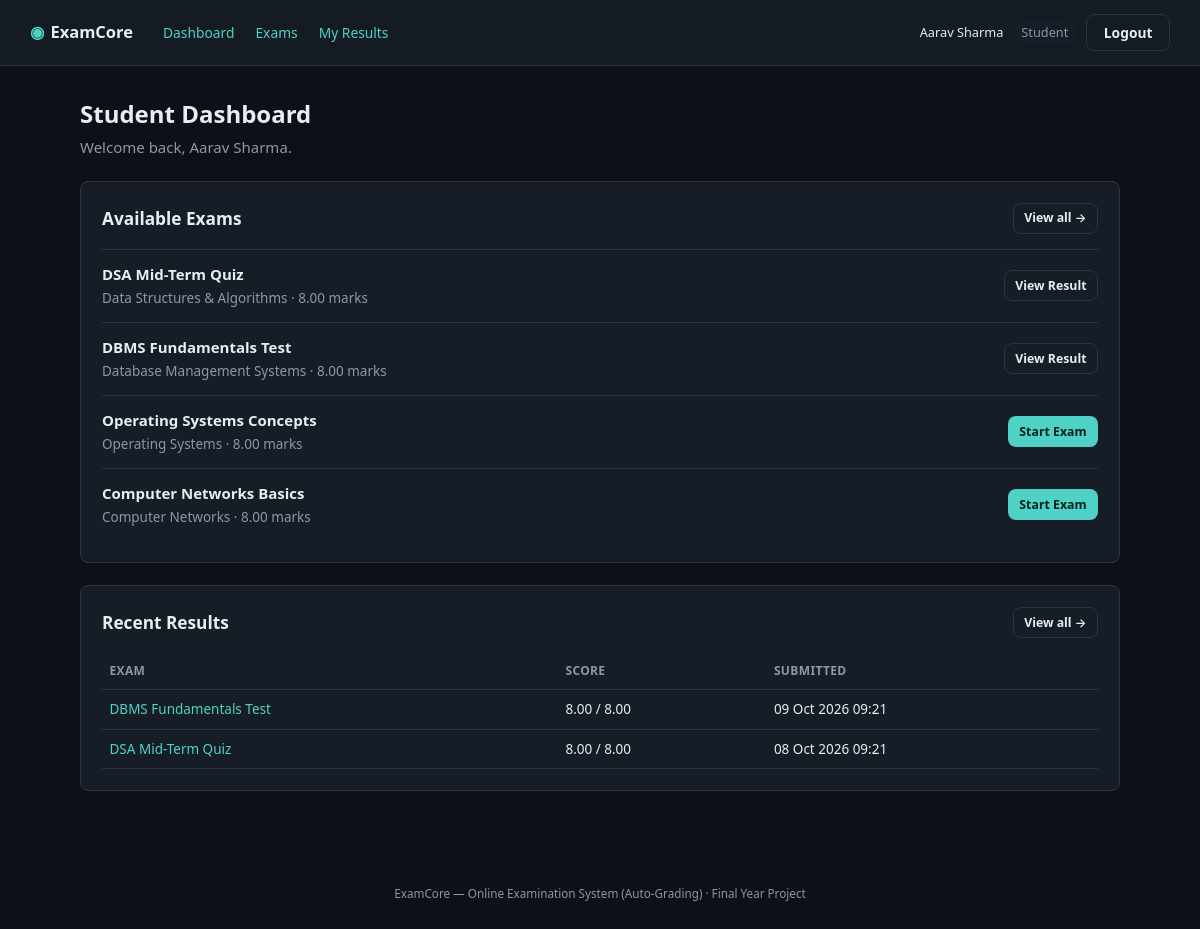
/index.php?route=student/dashboard (signed in), run on the app's committed database.
### tables this page shows
CREATE TABLE exams (
    id                INT AUTO_INCREMENT PRIMARY KEY,
    subject_id        INT NOT NULL,
    examiner_id       INT NOT NULL,
    title             VARCHAR(150) NOT NULL,
    description       TEXT NULL,
    duration_minutes  INT NOT NULL,
    negative_marking  DECIMAL(4,2) NOT NULL DEFAULT 0.00,
    shuffle_questions TINYINT(1) NOT NULL DEFAULT 0,
    status            ENUM('draft','published') NOT NULL DEFAULT 'draft',
    start_at          DATETIME NOT NULL,
    end_at            DATETIME NOT NULL,
    created_at        TIMESTAMP NOT NULL DEFAULT CURRENT_TIMESTAMP,
    FOREIGN KEY (subject_id) REFERENCES subjects(id) ON DELETE CASCADE,
    FOREIGN KEY (examiner_id) REFERENCES users(id) ON DELETE CASCADE
);

CREATE TABLE subjects (
    id            INT AUTO_INCREMENT PRIMARY KEY,
    name          VARCHAR(100) NOT NULL,
    description   TEXT NULL,
    created_by    INT NULL,
    created_at    TIMESTAMP NOT NULL DEFAULT CURRENT_TIMESTAMP,
    FOREIGN KEY (created_by) REFERENCES users(id) ON DELETE SET NULL
);

CREATE TABLE exam_attempts (
    id                INT AUTO_INCREMENT PRIMARY KEY,
    exam_id           INT NOT NULL,
    student_id        INT NOT NULL,
    started_at        DATETIME NOT NULL,
    submitted_at      DATETIME NULL,
    status            ENUM('in_progress','submitted','auto_submitted','disqualified') NOT NULL DEFAULT 'in_progress',
    score             DECIMAL(6,2) NULL,
    total_marks       DECIMAL(6,2) NULL,
    violation_count   INT NOT NULL DEFAULT 0,
    UNIQUE KEY uniq_exam_student (exam_id, student_id),
    FOREIGN KEY (exam_id) REFERENCES exams(id) ON DELETE CASCADE,
    FOREIGN KEY (student_id) REFERENCES users(id) ON DELETE CASCADE
);

### app/controllers/StudentController.php (called while the page is built, shortened)
<?php
require_once __DIR__ . '/../../core/Auth.php';
require_once __DIR__ . '/../models/Exam.php';
require_once __DIR__ . '/../models/Enrollment.php';
require_once __DIR__ . '/../models/ExamAttempt.php';
class StudentController
{
    public function dashboard(): void
    {
        $subjectIds = Enrollment::subjectIdsForStudent(Auth::id());
        $exams = $this->availableExams($subjectIds);
        $history = array_slice(ExamAttempt::allByStudentWithExam(Auth::id()), 0, 5);
        $pageTitle = 'Student Dashboard';
        require __DIR__ . '/../views/student/dashboard.php';
    }
    private function availableExams(array $subjectIds): array
    {
        $exams = Exam::publishedForSubjects($subjectIds);
        $studentId = Auth::id();
        foreach ($exams as &$exam) {
            $attempt = ExamAttempt::findForStudentExam($exam['id'], $studentId);
        }
        return $exams;
    }
}

### public/index.php (called while the page is built, shortened)
<?php
require_once __DIR__ . '/../core/helpers.php';
require_once __DIR__ . '/../core/Database.php';
require_once __DIR__ . '/../core/Auth.php';
require_once __DIR__ . '/../app/controllers/StudentController.php';
$router = new Router();
$router->get('login', fn() => (new AuthController())->showLogin());
$router->post('login', fn() => (new AuthController())->login());
$router->post('logout', fn() => (new AuthController())->logout());
$router->get('admin/dashboard', fn() => (new AdminController())->dashboard());
$router->get('admin/subjects', fn() => (new AdminController())->subjects());
$router->post('admin/subjects/store', fn() => (new AdminController())->subjectStore());
$router->post('admin/subjects/update', fn() => (new AdminController())->subjectUpdate());
$router->post('admin/subjects/delete', fn() => (new AdminController())->subjectDelete());
$router->get('admin/examiners', fn() => (new AdminController())->examiners());
$router->post('admin/examiners/store', fn() => (new AdminController())->examinerStore());
$router->post('admin/examiners/status', fn() => (new AdminController())->examinerToggleStatus());
$router->get('admin/students', fn() => (new AdminController())->students());
$router->post('admin/students/store', fn() => (new AdminController())->studentStore());
$router->post('admin/students/status', fn() => (new AdminController())->studentToggleStatus());
$router->get('admin/exams', fn() => (new AdminController())->exams());
$router->get('admin/analytics', fn() => (new AdminController())->analytics());
$router->get('examiner/dashboard', fn() => (new ExaminerController())->dashboard());
$router->get('examiner/exams', fn() => (new ExaminerController())->exams());
$router->get('examiner/exams/create', fn() => (new ExaminerController())->examCreateForm());
$router->post('examiner/exams/store', fn() => (new ExaminerController())->examStore());
$router->get('examiner/exams/edit', fn() => (new ExaminerController())->examEditForm());
$router->post('examiner/exams/update', fn() => (new ExaminerController())->examUpdate());
$router->post('examiner/exams/delete', fn() => (new ExaminerController())->examDelete());
$router->post('examiner/exams/publish', fn() => (new ExaminerController())->examPublishToggle());
$router->get('examiner/questions', fn() => (new ExaminerController())->questions());
$router->post('examiner/questions/store', fn() => (new ExaminerController())->questionStore());
$router->post('examiner/questions/update', fn() => (new ExaminerController())->questionUpdate());
$router->post('examiner/questions/delete', fn() => (new ExaminerController())->questionDelete());
$router->get('examiner/results', fn() => (new ExaminerController())->results());
$router->get('examiner/analytics', fn() => (new ExaminerController())->analytics());
$router->get('student/dashboard', fn() => (new StudentController())->dashboard());
$router->get('student/exams', fn() => (new StudentController())->exams());
$router->get('student/exam/start', fn() => (new StudentController())->examStart());
$router->get('student/exam/attempt', fn() => (new StudentController())->examAttempt());
$router->post('student/exam/autosave', fn() => (new StudentController())->autosave());
$router->post('student/exam/violation', fn() => (new StudentController())->violation());
$router->post('student/exam/submit', fn() => (new StudentController())->submit());
$router->get('student/results', fn() => (new StudentController())->results());
$router->get('student/results/view', fn() => (new StudentController())->resultView());
$route = $_GET['route'] ?? '';
$router->dispatch($_SERVER['REQUEST_METHOD'], $route);

### core/Router.php (called while the page is built, shortened)
<?php
class Router
{
    private array $routes = ['GET' => [], 'POST' => []];
    public function get(string $route, callable $handler): void
    {
        $this->routes['GET'][$route] = $handler;
    }
    public function post(string $route, callable $handler): void
    {
        $this->routes['POST'][$route] = $handler;
    }
    public function dispatch(string $method, string $route): void
    {
        $handler = $this->routes[$method][$route] ?? null;
        try {
            $handler();
        } catch (Throwable $e) {
            error_log($e->getMessage());
            http_response_code(500);
            require __DIR__ . '/../app/views/errors/500.php';
        }
    }
}

### core/helpers.php (called while the page is built, shortened)
<?php
function e(?string $value): string
{
    return htmlspecialchars($value ?? '', ENT_QUOTES, 'UTF-8');
}

### core/Auth.php (called while the page is built, shortened)
<?php
require_once __DIR__ . '/Database.php';
class Auth
{
    public static function id(): ?int
    {
        return $_SESSION['user_id'] ?? null;
    }
    public static function name(): ?string
    {
        return $_SESSION['user_name'] ?? null;
    }
}

### config/database.php (called while the page is built)
<?php
return [
    'host'     => '127.0.0.1',
    'port'     => 3306,
    'database' => 'online_examination_system',
    'username' => 'root',
    'password' => '',
    'charset'  => 'utf8mb4',
];

### core/Database.php (called while the page is built)
<?php
class Database
{
    private static ?PDO $instance = null;
    public static function connect(): PDO
    {
        if (self::$instance === null) {
            $config = require __DIR__ . '/../config/database.php';
            $dsn = sprintf(
                'mysql:host=%s;port=%d;dbname=%s;charset=%s',
                $config['host'],
                $config['port'],
                $config['database'],
                $config['charset']
            );
            self::$instance = new PDO($dsn, $config['username'], $config['password'], [
                PDO::ATTR_ERRMODE            => PDO::ERRMODE_EXCEPTION,
                PDO::ATTR_DEFAULT_FETCH_MODE => PDO::FETCH_ASSOC,
                PDO::ATTR_EMULATE_PREPARES   => false,
            ]);
        }
        return self::$instance;
    }
}

### app/models/Enrollment.php (called while the page is built, shortened)
<?php
require_once __DIR__ . '/../../core/Database.php';
class Enrollment
{
    public static function subjectIdsForStudent(int $studentId): array
    {
        $stmt = Database::connect()->prepare('SELECT subject_id FROM student_subjects WHERE student_id = ?');
        $stmt->execute([$studentId]);
        return array_map('intval', $stmt->fetchAll(PDO::FETCH_COLUMN));
    }
}

### app/models/Exam.php (called while the page is built, shortened)
<?php
require_once __DIR__ . '/../../core/Database.php';
class Exam
{
    public static function publishedForSubjects(array $subjectIds): array
    {
        $placeholders = implode(',', array_fill(0, count($subjectIds), '?'));
        $stmt = Database::connect()->prepare(
            "SELECT e.*, s.name AS subject_name,
                    (SELECT COALESCE(SUM(q.marks),0) FROM questions q WHERE q.exam_id = e.id) AS total_marks
             FROM exams e
             JOIN subjects s ON s.id = e.subject_id
             JOIN users u ON u.id = e.examiner_id
             WHERE e.status = 'published' AND u.status = 'active' AND e.subject_id IN ($placeholders)
             ORDER BY e.start_at"
        );
        $stmt->execute($subjectIds);
        return $stmt->fetchAll();
    }
}

### app/models/ExamAttempt.php (called while the page is built, shortened)
<?php
require_once __DIR__ . '/../../core/Database.php';
class ExamAttempt
{
    public static function findForStudentExam(int $examId, int $studentId): ?array
    {
        $stmt = Database::connect()->prepare('SELECT * FROM exam_attempts WHERE exam_id = ? AND student_id = ?');
        $stmt->execute([$examId, $studentId]);
        return $stmt->fetch() ?: null;
    }
    public static function allByStudentWithExam(int $studentId): array
    {
        $stmt = Database::connect()->prepare(
            'SELECT a.*, e.title AS exam_title, s.name AS subject_name
             FROM exam_attempts a
             JOIN exams e ON e.id = a.exam_id
             JOIN subjects s ON s.id = e.subject_id
             WHERE a.student_id = ?
             ORDER BY a.started_at DESC'
        );
        $stmt->execute([$studentId]);
        return $stmt->fetchAll();
    }
}

### app/views/student/_exam_row.php (the view)
<?php
$now = time();
$notOpenYet = strtotime($exam['start_at']) > $now;
$alreadyClosed = strtotime($exam['end_at']) < $now;
?>
<div class="exam-row">
    <div class="exam-row-main">
        <strong><?= e($exam['title']) ?></strong>
        <span class="muted"><?= e($exam['subject_name']) ?> &middot; <?= e((string)$exam['total_marks']) ?> marks</span>
    </div>
    <div class="exam-row-action">
        <?php if ($exam['attempt_status'] === 'in_progress'): ?>
            <a class="btn btn-primary btn-sm" href="/index.php?route=student/exam/start&exam_id=<?= (int)$exam['id'] ?>">Resume</a>
        <?php elseif ($exam['attempt_status'] === 'submitted' || $exam['attempt_status'] === 'auto_submitted'): ?>
            <a class="btn btn-ghost btn-sm" href="/index.php?route=student/results/view&attempt_id=<?= (int)$exam['attempt_id'] ?>">View Result</a>
        <?php elseif ($notOpenYet): ?>
            <span class="badge badge-draft">Opens <?= e(date('d M H:i', strtotime($exam['start_at']))) ?></span>
        <?php elseif ($alreadyClosed): ?>
            <span class="badge badge-closed">Closed <?= e(date('d M H:i', strtotime($exam['end_at']))) ?></span>
        <?php else: ?>
            <a class="btn btn-primary btn-sm" href="/index.php?route=student/exam/start&exam_id=<?= (int)$exam['id'] ?>">Start Exam</a>
        <?php endif; ?>
    </div>
</div>

### app/views/student/dashboard.php (shortened to what this page needs)
<?php require __DIR__ . '/../partials/header.php'; ?>
<?php require __DIR__ . '/../partials/navbar.php'; ?>
<main class="page">
    <h1><?= e($pageTitle) ?></h1>
    <p class="page-sub">Welcome back, <?= e(Auth::name()) ?>.</p>
    <section class="card">
        <div class="card-head">
            <h2>Available Exams</h2>
            <a class="btn btn-ghost btn-sm" href="/index.php?route=student/exams">View all &rarr;</a>
        </div>
        <?php foreach (array_slice($exams, 0, 4) as $exam): ?>
            <?php include __DIR__ . '/_exam_row.php'; ?>
        <?php endforeach; ?>
    </section>
    <section class="card">
        <div class="card-head">
            <h2>Recent Results</h2>
            <a class="btn btn-ghost btn-sm" href="/index.php?route=student/results">View all &rarr;</a>
        </div>
        <table class="data-table">
            <thead><tr><th>Exam</th><th>Score</th><th>Submitted</th></tr></thead>
            <tbody>
            <?php foreach ($history as $h): ?>
                <tr>
                    <td><a href="/index.php?route=student/results/view&attempt_id=<?= (int)$h['id'] ?>"><?= e($h['exam_title']) ?></a></td>
                    <td><?= $h['score'] !== null ? e($h['score']) . ' / ' . e($h['total_marks']) : 'in progress' ?></td>
                    <td><?= $h['submitted_at'] ? e(date('d M Y H:i', strtotime($h['submitted_at']))) : '&mdash;' ?></td>
                </tr>
            <?php endforeach; ?>
            </tbody>
        </table>
    </section>
</main>
<?php require __DIR__ . '/../partials/footer.php'; ?>

### public/assets/css/style.css (style rules this page uses)
:root { --bg: #0d1117; --bg-elevated: #151b23; --bg-card: #161d27; --border: #2a3341; --text: #e6edf3; --text-muted: #8b98a5; --accent: #4fd1c5; --accent-dark: #2fb3a6; --accent-contrast: #04211d; --danger: #f26d6d; --danger-bg: #3a1f22; --success: #6fd88a; --success-bg: #1c3324; --warning: #f2c46d; --warning-bg: #3a301c; --radius: 8px; --font: 'Segoe UI', system-ui, -apple-system, Roboto, sans-serif; --mono: 'Consolas', 'SFMono-Regular', Menlo, monospace; }
* { box-sizing: border-box; }
html, body { margin: 0; padding: 0; background: var(--bg); color: var(--text); font-family: var(--font); font-size: 15px; line-height: 1.5; }
a { color: var(--accent); text-decoration: none; }
h1, h2, h3 { font-weight: 600; margin: 0 0 0.5em; }
h1 { font-size: 1.6rem; }
h2 { font-size: 1.15rem; }
.muted { color: var(--text-muted); font-size: 0.9em; }
.btn { display: inline-block; padding: 0.55rem 1.1rem; border-radius: var(--radius); border: 1px solid transparent; font-size: 0.92rem; font-weight: 600; cursor: pointer; font-family: inherit; }
.btn-primary { background: var(--accent); color: var(--accent-contrast); }
.btn-ghost { background: transparent; color: var(--text); border-color: var(--border); }
.btn-sm { padding: 0.35rem 0.7rem; font-size: 0.82rem; }
.page { max-width: 1100px; margin: 0 auto; padding: 2rem; }
.page-sub { color: var(--text-muted); margin-top: -0.5rem; margin-bottom: 1.5rem; }
.card { background: var(--bg-card); border: 1px solid var(--border); border-radius: var(--radius); padding: 1.4rem; margin-bottom: 1.5rem; }
.card-head { display: flex; align-items: center; justify-content: space-between; margin-bottom: 1rem; }
.card-head h1, .card-head h2 { margin: 0; }
.data-table { width: 100%; border-collapse: collapse; font-size: 0.9rem; }
.data-table th, .data-table td { text-align: left; padding: 0.6rem 0.5rem; border-bottom: 1px solid var(--border); }
.data-table th { color: var(--text-muted); font-weight: 600; font-size: 0.8rem; text-transform: uppercase; letter-spacing: 0.03em; }
.exam-row { display: flex; align-items: center; justify-content: space-between; padding: 0.9rem 0; border-top: 1px solid var(--border); }
.exam-row-main { display: flex; flex-direction: column; gap: 0.15rem; }

### data on the page
exams: title "DSA Mid-Term Quiz", subject.name "Data Structures & Algorithms", total_marks "8.00"
exams: title "DBMS Fundamentals Test", subject.name "Database Management Systems", total_marks "8.00"
exams: title "Operating Systems Concepts", subject.name "Operating Systems", total_marks "8.00"
exams: title "Computer Networks Basics", subject.name "Computer Networks", total_marks "8.00"
exam_attempts: exam.title "DBMS Fundamentals Test", score "8.00", total_marks "8.00", submitted_at "09 Oct 2026 09:21"
exam_attempts: exam.title "DSA Mid-Term Quiz", score "8.00", total_marks "8.00", submitted_at "08 Oct 2026 09:21"

### other printed values
$label "Dashboard"
$label "Exams"
$label "My Results"
Auth::name() "Aarav Sharma"
str_replace('_', ' ', $role) "Student"
$pageTitle "Student Dashboard"
